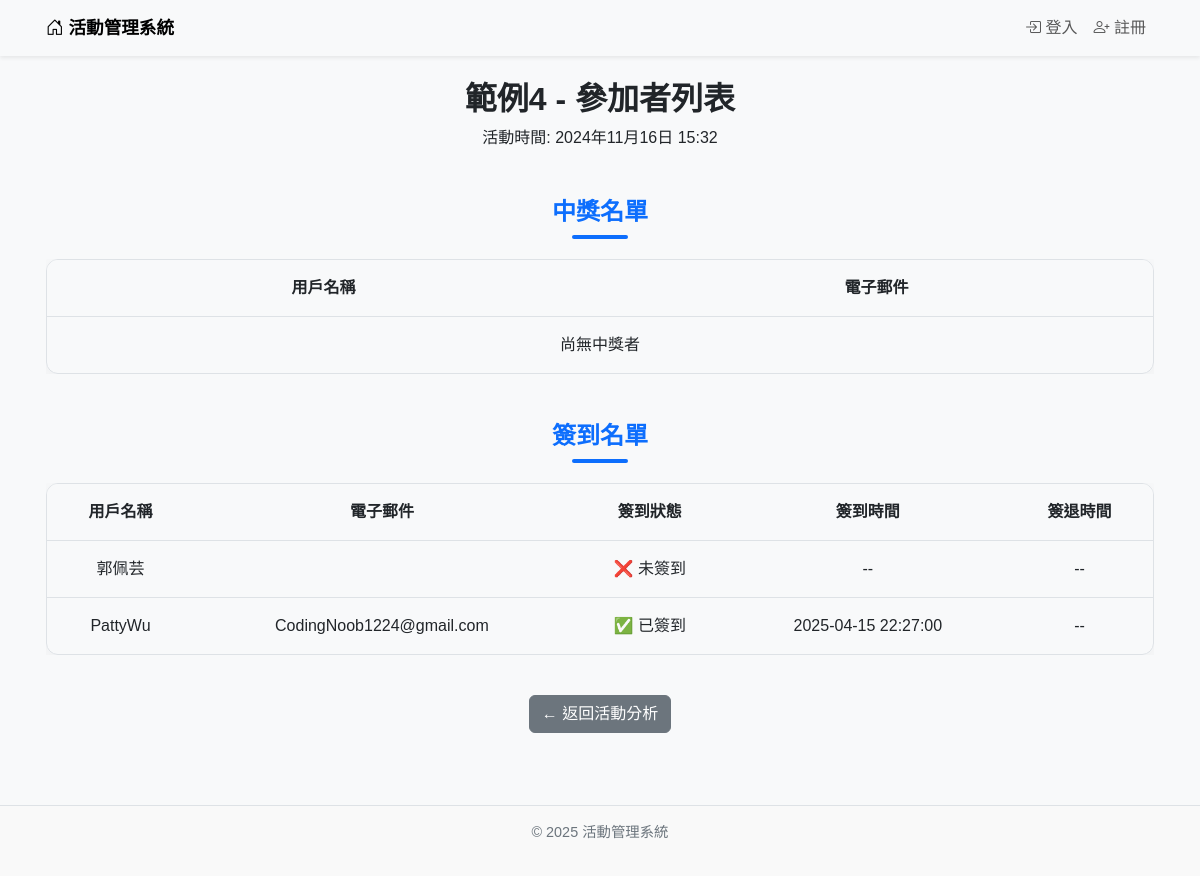
The app's page /feedback/event/5/, older data.
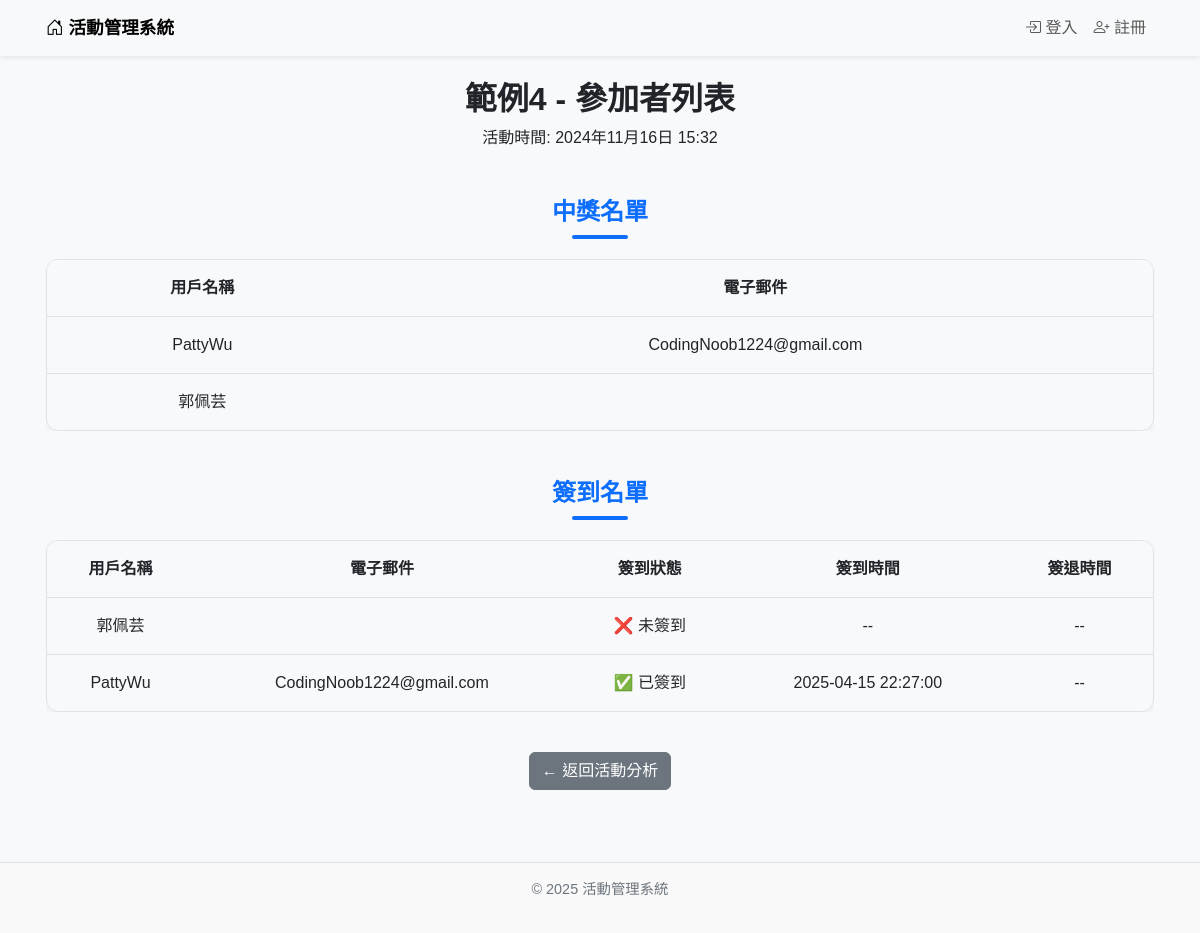
The same page, newer data.
### events/models.py (models this page shows, shortened)
class Registration(models.Model):
    STATUS_CHOICES = [
        ('registered', '已報名'),
        ('canceled', '取消報名'),
    ]
    user = models.ForeignKey(User, on_delete=models.CASCADE, related_name='event_registrations')
    event = models.ForeignKey(Event, related_name='event_registrations', on_delete=models.CASCADE)
    registration_time = models.DateTimeField(auto_now_add=True)
    status = models.CharField(max_length=20, choices=STATUS_CHOICES, default='registered')
    is_checked_in = models.BooleanField(default=False)  # 確保這個欄位存在
    check_in_time = models.DateTimeField(null=True, blank=True)  # 新增簽到時間欄位
    is_checked_out = models.BooleanField(default=False)  # **新增簽退狀態**
    check_out_time = models.DateTimeField(null=True, blank=True)  # **新增簽退時間**

### feedback/models.py (models this page shows)
class Winner(models.Model):
    event = models.ForeignKey(Event, on_delete=models.CASCADE)
    user = models.ForeignKey(User, on_delete=models.CASCADE)
    draw_time  = models.DateTimeField(auto_now_add=True)  # 記錄中獎時間
    class Meta:
        unique_together = None  # 移除 UNIQUE 限制

### feedback/views.py (the view)
# urls.py: path('event/<int:event_id>/', views.check_detail, name='check_detail'),
def check_detail(request, event_id):
    event = get_object_or_404(Event, id=event_id)
    registrations = Registration.objects.filter(event=event, status='registered')
    checks = []
    for registration in registrations:
        check, created = Check.objects.get_or_create(user=registration.user, event=event, registration=registration)
        checks.append({
            'user': registration.user,
            'is_checked_in': registration.is_checked_in,
            'check_in_time': registration.check_in_time if registration.is_checked_in else None,
            'check_out_time': registration.check_out_time if registration.is_checked_out else None
        })
    winners = Winner.objects.filter(event=event)
    return render(request, 'feedback/check_detail.html', {
        'event': event,
        'checks': checks,
        'winners': winners  # 傳遞中獎者資料
    })

### events/context_processors.py (called while the page is built)
def is_event_manager(request):
    if request.user.is_authenticated:
        return {
            'is_event_manager': Event.objects.filter(managers=request.user).exists()
        }
    return {'is_event_manager': False}

### templates/feedback/check_detail.html (shortened to what this page needs)
{% extends "base.html" %}
{% block content %}
<div class="event-header">
  <h1>{{ event.name }} - 參加者列表</h1>
  <p>活動時間: {{ event.event_time }}</p>
</div>
<h2 class="section-title">中獎名單</h2>
<div class="pretty-table-wrapper">
  <table class="pretty-table">
    <thead>
      <tr>
        <th>用戶名稱</th>
        <th>電子郵件</th>
      </tr>
    </thead>
    <tbody>
      {% if winners %}
        {% for winner in winners %}
        <tr>
          <td>{{ winner.user.username }}</td>
          <td>{{ winner.user.email }}</td>
        </tr>
        {% endfor %}
      {% else %}
        <tr><td colspan="2">尚無中獎者</td></tr>
      {% endif %}
    </tbody>
  </table>
</div>
<h2 class="section-title">簽到名單</h2>
<div class="pretty-table-wrapper">
  <table class="pretty-table">
    <thead>
      <tr>
        <th>用戶名稱</th>
        <th>電子郵件</th>
        <th>簽到狀態</th>
        <th>簽到時間</th>
        <th>簽退時間</th>
      </tr>
    </thead>
    <tbody>
      {% for check in checks %}
      <tr>
        <td>{{ check.user.username }}</td>
        <td>{{ check.user.email }}</td>
        <td>
          {% if check.is_checked_in %}✅ 已簽到{% else %}❌ 未簽到{% endif %}
        </td>
        <td>
          {% if check.check_in_time %}{{ check.check_in_time|date:"Y-m-d H:i:s" }}{% else %}--{% endif %}
        </td>
        <td>
          {% if check.check_out_time %}{{ check.check_out_time|date:"Y-m-d H:i:s" }}{% else %}--{% endif %}
        </td>
      </tr>
      {% empty %}
      <tr><td colspan="5">尚無參加者</td></tr>
      {% endfor %}
    </tbody>
  </table>
</div>
<div class="btn-center">
  <a href="{% url 'event_analysis' %}" class="btn btn-secondary">
    ← 返回活動分析
  </a>
</div>
{% endblock %}

Row changes from the older to the newer data that the page shows:
added Winner: user.username "PattyWu", user.email "CodingNoob1224@gmail.com"
added Winner: user.username "郭佩芸"
Text that changed along with them:
text no longer shown: "尚無中獎者"
